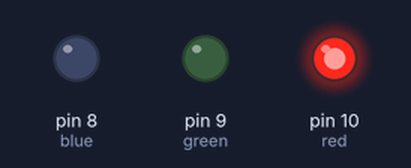
Recording of a sketch running on a simulated Arduino Uno, built with avr-gcc and run on an emulated ATmega328P. On the bench: output pins drawn as LEDs (lit = HIGH).

Above: at 0.02 s.
At 0.37 s:
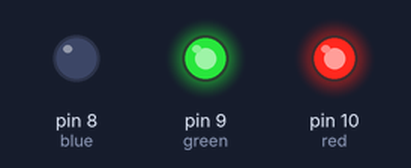
At 0.72 s:
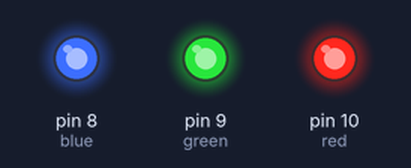
At 1.47 s:
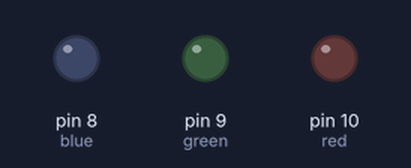
At 2.27 s:
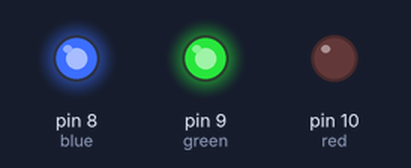
At 2.92 s:
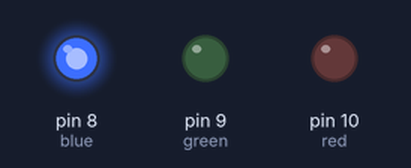
Timing chart, 0 to 3.2 s (numbered marks = the images above):
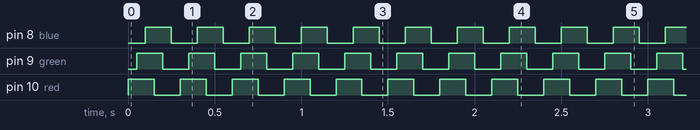

Measured:
- by itself, pin 8 (blue), pin 9 (green), pin 10 (red): alternates HIGH for 0.15 s and LOW for 0.15 s
- by itself, everything shown: repeats every 0.30 s, in 6 steps

The sketch:

LedStripController.ino
```cpp
const int red =  10;
const int green =  9;
const int blue =  8;

void setup() {
  pinMode(red, OUTPUT);
  pinMode(green, OUTPUT);
  pinMode(blue, OUTPUT);
}

void loop() {
    digitalWrite(red, HIGH);
    delay(50);
    digitalWrite(green, HIGH);
    delay(50);
    digitalWrite(blue, HIGH);
    delay(50);
    digitalWrite(red, LOW);
    delay(50);
    digitalWrite(green, LOW);
    delay(50);
    digitalWrite(blue, LOW);
    delay(50);
}
```
